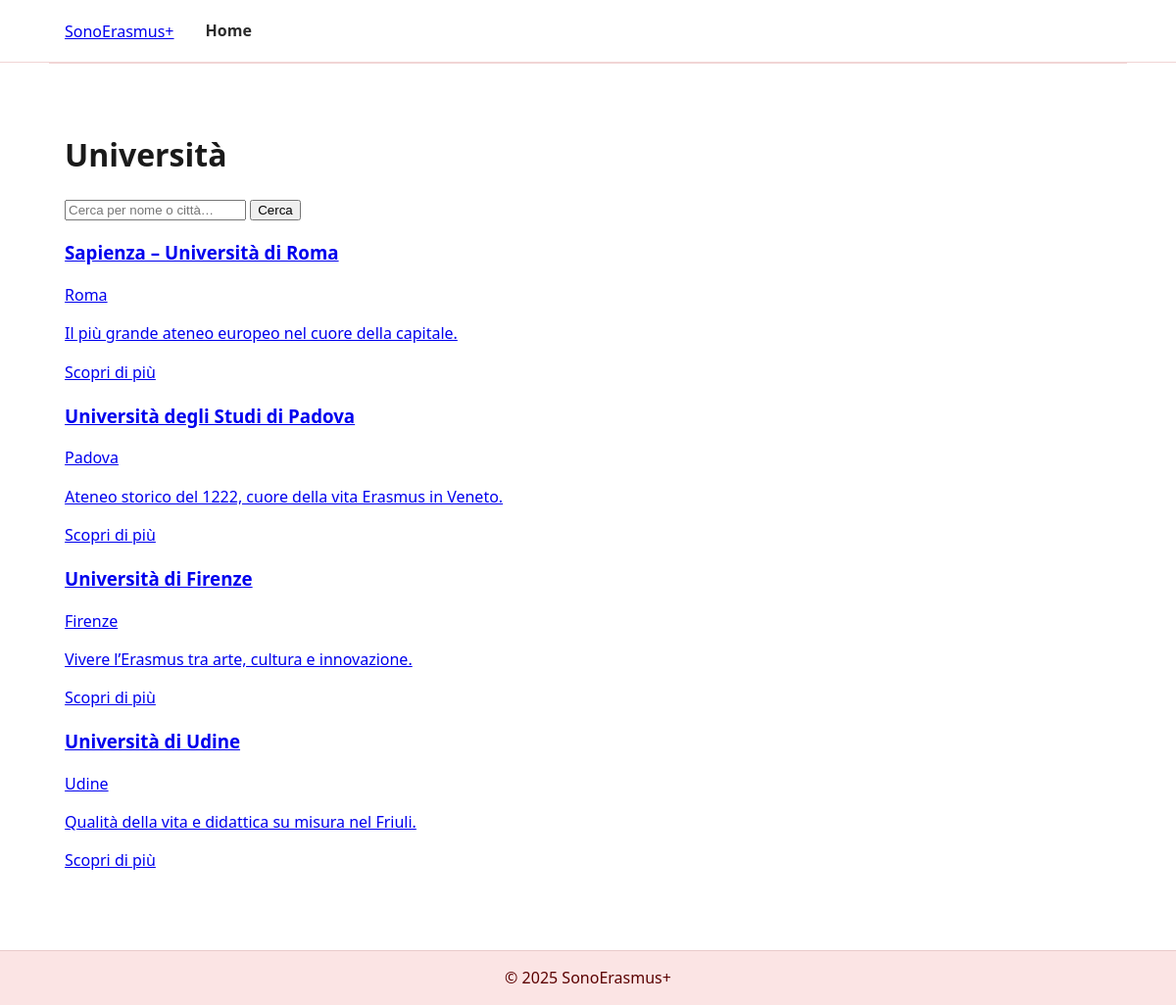
Screenshot of /app/universita.php with the database file from the repository.
### tables this page shows
CREATE TABLE IF NOT EXISTS universities (
  id INT AUTO_INCREMENT PRIMARY KEY,
  name VARCHAR(120) NOT NULL,
  slug VARCHAR(140) NOT NULL UNIQUE,
  city VARCHAR(100) NOT NULL,
  website VARCHAR(200),
  email VARCHAR(200),
  phone VARCHAR(40),
  cover_image VARCHAR(200),      
  short_desc VARCHAR(300),      
  long_desc MEDIUMTEXT,         
  created_at TIMESTAMP DEFAULT CURRENT_TIMESTAMP
);

### app/config.php (called while the page is built, shortened)
<?php
function h($s){ return htmlspecialchars($s ?? '', ENT_QUOTES, 'UTF-8'); }

### app/universita.php (the view, shortened to what this page needs)
<?php
require __DIR__.'/config.php';
$q = trim($_GET['q'] ?? '');
$sql = "SELECT id,name,city,cover_image,short_desc FROM universities";
$sql .= " ORDER BY name ASC";
$stmt = $mysqli->prepare(
  $q !== '' ? $sql : "SELECT id,name,city,cover_image,short_desc FROM universities ORDER BY name ASC"
);
$stmt->execute();
$res = $stmt->get_result();
$rows = $res->fetch_all(MYSQLI_ASSOC);
?>
<!DOCTYPE html>
<html lang="it">
<head>
  <link rel="stylesheet" href="../assets/css/style.css">
</head>
<body>
<header class="site-header"><div class="header-inner">
  <a class="brand" href="../index.html">SonoErasmus+</a>
  <nav class="desktop-nav"><a href="../index.html#home">Home</a></nav>
</div></header>
<main class="section">
  <h1>Università</h1>
  <form method="get" class="cf-search" role="search" aria-label="Cerca università">
    <input class="cf-input" type="search" name="q" value="<?=h($q)?>" placeholder="Cerca per nome o città…">
    <button class="cf-btn" type="submit">Cerca</button>
  </form>
  <?php if (!$rows): ?>
    <p>Nessun risultato.</p>
  <?php else: ?>
  <div class="cf-grid">
    <?php foreach ($rows as $u): ?>
      <article class="cf-card">
        <a class="cf-card-link" href="universita_dettaglio.php?id=<?=$u['id']?>">
          <div class="cf-card-body">
            <h3 class="cf-card-title"><?=h($u['name'])?></h3>
            <div class="cf-card-meta"><?=h($u['city'])?></div>
            <p class="cf-card-text"><?=h($u['short_desc'])?></p>
            <span class="cf-card-cta">Scopri di più</span>
          </div>
        </a>
      </article>
    <?php endforeach; ?>
  </div>
  <?php endif; ?>
</main>
<footer class="site-footer"><div class="footer-bottom">© <?=date('Y')?> SonoErasmus+</div></footer>
</body>
</html>

### assets/css/style.css (style rules this page uses)
* { box-sizing:border-box }
html { scroll-behavior:smooth }
body { margin:0;font-family:system-ui,-apple-system,"Segoe UI",Roboto,Arial,sans-serif;color:#1a1a1a;line-height:1.45;background:#fff }
:root { --red-main:#c62828; --red-dark:#8e0000; --red-50:#fff5f5; --red-100:#fde8e8; --red-200:#fbd1d1; --focus:#b71c1c; --shadow:0 8px 28px rgba(0,0,0,.12); --container:1100px; --header-bg:#ffffffF2; --header-bg-scrolled:#fbe4e4F2; }
.site-header { position:sticky;top:0;z-index:1000;background:var(--header-bg);border-bottom:1px solid #f1d5d5;backdrop-filter:saturate(160%) blur(8px) }
.header-inner { max-width:var(--container); margin:0 auto; padding:.5rem .5rem; display:grid; grid-template-columns:auto 1fr auto; align-items:center; gap:.5rem; }
.brand { grid-column:2;justify-self:center;line-height:1 }
.desktop-nav { display:none }
@media (min-width:981px) { .header-inner { display:flex; align-items:center; gap:.75rem; max-width:var(--container); padding:.75rem 1rem; } }
@media (min-width:981px) { .brand { margin-right:.5rem } }
@media (min-width:981px) { .desktop-nav { display:flex;gap:1rem;align-items:center } }
@media (min-width:981px) { .desktop-nav a { text-decoration:none;color:#2b2b2b;font-weight:800; padding:.5rem .75rem;border-radius:12px; } }
.section { max-width:var(--container);margin:0 auto;padding:3rem 1rem;border-top:1px solid #f1d5d5 }
.site-footer { background:#fbe4e4;color:#8e0000;margin-top:2rem }
.footer-bottom { border-top:1px solid #e9caca;text-align:center;padding:1rem;color:#5b0000 }
body { width: 100%; overflow-x: hidden; }
*, *::before, *::after { box-sizing: border-box; }

### rows the page displays
universities: name "Sapienza – Università di Roma", city "Roma", short_desc "Il più grande ateneo europeo nel cuore della capitale."
universities: name "Università degli Studi di Padova", city "Padova", short_desc "Ateneo storico del 1222, cuore della vita Erasmus in Veneto."
universities: name "Università di Firenze", city "Firenze", short_desc "Vivere l’Erasmus tra arte, cultura e innovazione."
universities: name "Università di Udine", city "Udine", short_desc "Qualità della vita e didattica su misura nel Friuli."
